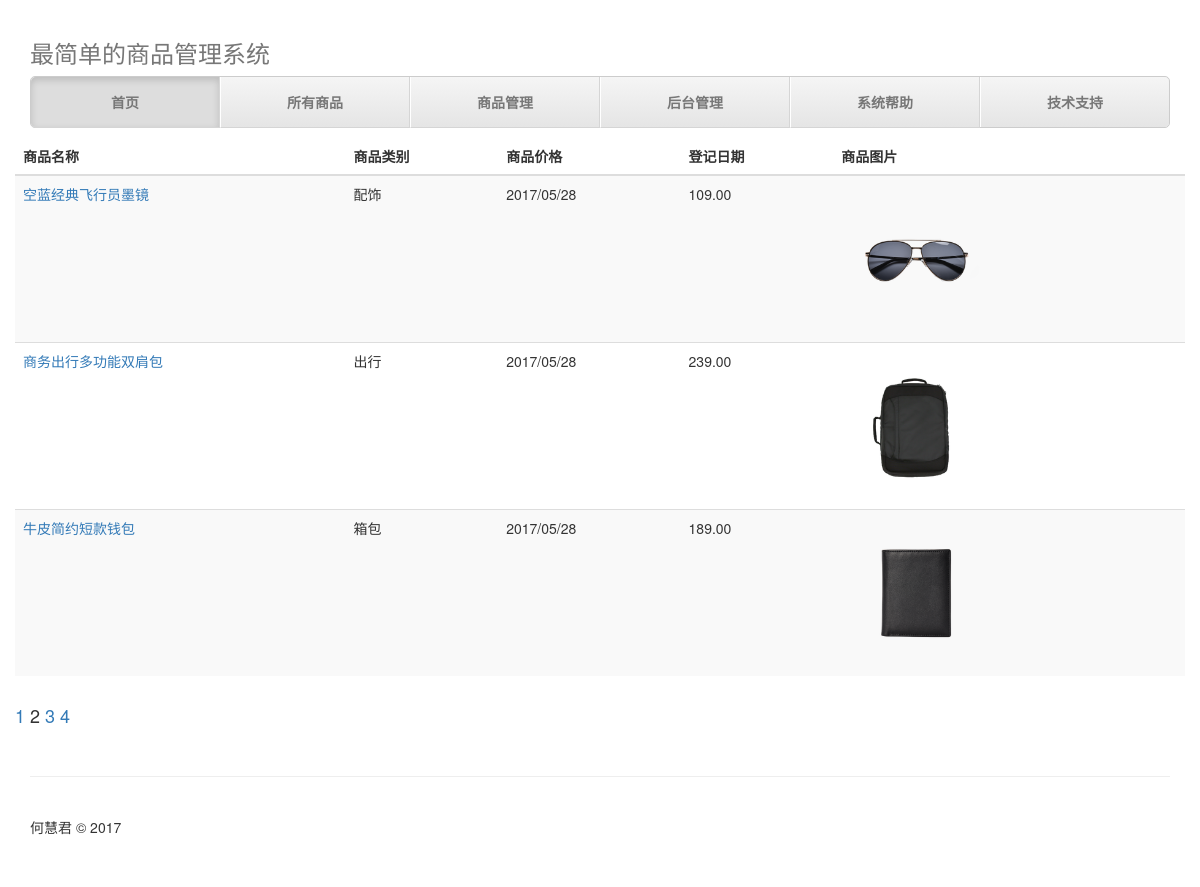
The page /list/?page=2 on the database its author committed.
### commodity/models.py (models this page shows, shortened)
class Commondity(models.Model):
    CommodityName = models.CharField('商品名称', max_length=100)
    CommodityCategory = models.CharField('商品类别', max_length=50, blank=True)
    CommodityPrice = models.DecimalField('商品价格', max_digits=11, decimal_places=2)
    CommondityImage = models.ImageField('商品图片', upload_to='static/upload/', default='static/image/no-img.jpg')
    CommodityDateTime = models.DateTimeField('登记日期', auto_now_add=True)
    CommodityContent = models.TextField('商品说明', blank=True, null=True)
    CommondityContactMobile = models.CharField('联系电话', max_length=11, blank=True, null=True)
    class Meta:
        verbose_name = '商品' #给模型起个更好听的名字，这儿相当于进行了汉化。
        verbose_name_plural = '所有商品'
        ordering = ['-CommodityDateTime']

### commodity/views.py (the view)
# urls.py: url(r'^list/$',views.list),
def list(request):#系统默认的Paginator
    limit = 3  # 每页显示的记录数
    post_list = Commondity.objects.all()#获取全部对象
    paginator = Paginator(post_list, limit)  # 实例化一个分页对象
    page = request.GET.get('page')  # 获取页码
    try:
        post_list = paginator.page(page)  # 获取某页对应的记录
    except PageNotAnInteger:  # 如果页码不是个整数
        post_list = paginator.page(1)  # 取第一页的记录
    except EmptyPage:  # 如果页码太大，没有相应的记录
        post_list = paginator.page(paginator.num_pages)  # 取最后一页的记录
    return render(request,'list.html', {'post_list': post_list})

### commodity/templates/list.html (shortened to what this page needs)
{% extends "base.html" %}
{% block content %}
    <div class="table-responsive">
            <table class="table table-striped">
              <thead>
                <tr>
                  <th>商品名称</th>
                  <th>商品类别</th>
                  <th>商品价格</th>
                  <th>登记日期</th>
                  <th>商品图片</th>
                </tr>
              </thead>
              <tbody class="table-hover">
                  {% for post in post_list %}
                <tr>
                  <td><a href="{% url "detail" id=post.id %}"> {{ post.CommodityName }}</a></td>
                  <td>{{ post.CommodityCategory }}</td>
                  <td>{{ post.CommodityDateTime |date:"Y/m/d"}}</td>
                  <td>{{ post.CommodityPrice }}</td>
                  <td><img src="../{{ post.CommondityImage.url }}" alt="{{ post.CommodityName }}" height="150" width="150"></td>
                </tr>
                {% endfor %}
              </tbody>
            </table>
          </div>
<div float="right">
<h4>
  {% for page_number in post_list.paginator.page_range %}
    {% ifequal page_number  post_list.number %}
      {{ page_number }}
    {% else %}
      <a href="?page={{ page_number }}">{{ page_number }}</a>
    {% endifequal %}
  {% endfor %}
</h4>
</div>
{% endblock %}

### static/css/justified-nav.css (style rules this page uses)
body { padding-top: 20px; }

### rows shown on the page
Commondity: CommodityName "空蓝经典飞行员墨镜", CommodityCategory "配饰", CommodityDateTime "2017/05/28", CommodityPrice "109.00", CommondityImage (picture)
Commondity: CommodityName "商务出行多功能双肩包", CommodityCategory "出行", CommodityDateTime "2017/05/28", CommodityPrice "239.00", CommondityImage (picture)
Commondity: CommodityName "牛皮简约短款钱包", CommodityCategory "箱包", CommodityDateTime "2017/05/28", CommodityPrice "189.00", CommondityImage (picture)

### other values the page prints
{{ page_number }} "1" "3" "4"
{{ page_number }} "2"
